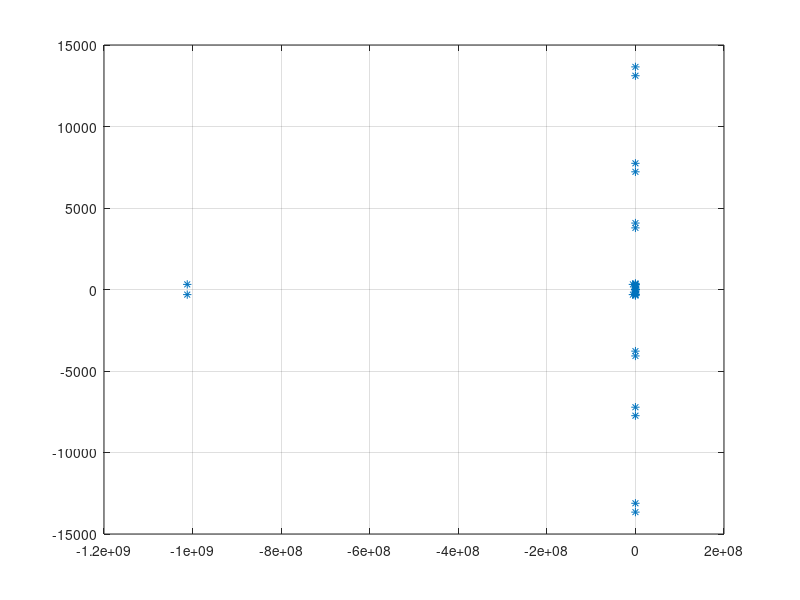

Recreate this plot in MATLAB. (Note: this script raises an error after producing the figure.)

% mP=3.242e-4;
mP1=3.141e-4;mP2=1.57e-4;

% nQ=8.83e-4;
nQ1=8.33e-4;nQ2=5.0e-4;

wc=500;
Lf=1.35e-3; Cf=50e-6; Rf=0.1; rf=0.1;
Kpv=0.123;
Kiv=1.29;
Kpi=2.025;
Kii=150;
F=0.75;
Rc=0.03;Lc=0.35e-3;
wnl=2*pi*50.5;rc=0.03;w0=2*pi*49.87;wo=w0;wn=wnl;

del1=0;del2=-0.011;

%Converter output voltage
Vod1=325.26;Voq1=0;Vod2=325.26;Voq2=0;

%Output voltage change
Ti1=inv([cos(del1) -sin(del1);sin(del1) cos(del1)]);
Ti2=inv([cos(del2) -sin(del2);sin(del2) cos(del2)]);


VoDQ1=Ti1*[[Vod1;Voq1]+[-Vod1*sin(del1)-Voq1*cos(del1);Vod1*cos(del1)-Voq1*sin(del1)]*[del1]];
VoDQ2=Ti2*[[Vod2;Voq2]+[-Vod2*sin(del2)-Voq2*cos(del2);Vod2*cos(del2)-Voq2*sin(del2)]*[del2]];

    
VoD1=VoDQ1(1,1);
VoQ1=VoDQ1(2,1);

VoD2=VoDQ2(1,1);
VoQ2=VoDQ2(2,1);


%COnverter output current
Iod1=39.21;Ioq1=-18.46;Iod2=70.66;Ioq2=-5.49;

%Output current change
IoDQ1=Ti1*[[Iod1;Ioq1]+[-Iod1*sin(del1)-Ioq1*cos(del1);-Iod1*cos(del1)-Ioq1*sin(del1)]*[del1]];
IoDQ2=Ti2*[[Iod2;Ioq2]+[-Iod2*sin(del2)-Ioq2*cos(del2);-Iod2*cos(del2)-Ioq2*sin(del2)]*[del2]];

IoD1=IoDQ1(1,1);
IoQ1=IoDQ1(2,1);

IoD2=IoDQ2(1,1);
IoQ2=IoDQ2(2,1);


%INVERTER OUTPUT Current
Ild1=39.00;Ilq1=-13.35;Ild2=70.44;Ilq2=-0.38;

%Inverter output reference change
IlDQ1=Ti1*[[Ild1;Ilq1]+[-Ild1*sin(del1)-Ilq1*cos(del1);Ild1*cos(del1)-Ilq1*sin(del1)]*[del1]];
IlDQ2=Ti2*[[Ild2;Ilq2]+[-Ild2*sin(del2)-Ilq2*cos(del2);Ild2*cos(del2)-Ilq2*sin(del2)]*[del2]];

IlD1=IlDQ1(1,1);
IlQ1=IlDQ1(2,1);

IlD2=IlDQ2(1,1);
IlQ2=IlDQ2(2,1);


%BUS Voltages
VbD1=322.14;Vbd2=322.58;VbQ1=-8.8;Vbq2=-12.65;

VbDQ2=Ti2*[[Vbd2;Vbq2]+[-Vbd2*sin(del2)-Vbq2*cos(del2);Vbd2*cos(del2)-Vbq2*sin(del2)]*[del2]];

VbD2=VbDQ2(1,1);
VbQ2=VbDQ2(2,1);


%LOAD Currents
Iloadd1=12.81; Iloadq1=-9.78;Iloadd2=20.70; Iloadq2=-13.65;Iloadd4=50.84; Iloadq4=-1.19;

%Inverter output reference change
Iload1DQ=Ti1*[[Iloadd1;Iloadq1]+[-Iloadd1*sin(del1)-Iloadq1*cos(del1);Iloadd1*cos(del1)-Iloadq1*sin(del1)]*[del1]];
Iload2DQ=Ti1*[[Iloadd2;Iloadq2]+[-Iloadd2*sin(del1)-Iloadq2*cos(del1);Iloadd2*cos(del1)-Iloadq2*sin(del1)]*[del1]];
Iload4DQ=Ti1*[[Iloadd4;Iloadq4]+[-Iloadd4*sin(del2)-Iloadq4*cos(del2);Iloadd4*cos(del2)-Iloadq4*sin(del2)]*[del2]];

IloadD1=Iload1DQ(1,1);
IloadQ1=Iload1DQ(2,1);

IloadD2=Iload2DQ(1,1);
IloadQ2=Iload2DQ(2,1);

IloadD4=Iload4DQ(1,1);
IloadQ4=Iload4DQ(2,1);

z1=zeros(3,2);
z2=zeros(2,2);
z3=zeros(7,2);
z4=zeros(10,1);
z5=zeros(1,10);
z6=zeros(2,10);
z7=zeros(2,13);
z8=zeros(13,2);
z9=zeros(1,13);
z10=zeros(1,10);
z11=zeros(13,13);

% GENERator 1 starts

AP1=[0 -mP1 0;0 -wc 0;0 0 -wc];
BP1=[0 0 0 0 0 0;0 0 wc*Iod1 wc*Ioq1 wc*Vod1 wc*Voq1;0 0 wc*Ioq1 -wc*Iod1 -wc*Voq1 wc*Vod1];
BPwcom1=[-1;0;0];
CPw1=[0 -mP1 0];
CPv1=[0 0 -nQ1;0 0 0];
BV11=[1 0;0 1];
BV21=[0 0 -1 0 0 0;0 0 0 -1 0 0];
CV1=[Kiv 0;0 Kiv];
DV11=[Kpv 0;0 Kpv];
DV21=[0 0 -Kpv -wn*Cf F 0;0 0 wn*Cf -Kpv 0 F];
BC11=[1 0;0 1];  
BC21=[-1 0 0 0 0 0;0 -1 0 0 0 0];
CC1=[Kii 0;0 Kii];
DC11=[Kpi 0;0 Kpi];
DC21=[-Kpi -wn*Lf 0 0 0 0;wn*Lf -Kpi 0 0 0 0];

ALCL1=[-rf/Lf w0 -1/Lf 0 0 0;-w0 -rf/Lf 0 -1/Lf 0 0;1/Cf 0 0 w0 -1/Cf 0;0 1/Cf -w0 0 0 -1/Cf;0 0 1/Lc 0 -rc/Lc w0;0 0 0 1/Lc -w0 -rc/Lc];
BLCL11=[1/Lf 0;0 1/Lf;0 0;0 0;0 0;0 0];
BLCL21=[0 0;0 0;0 0;0 0;-1/Lc 0;0 -1/Lc];
BLCL31=[Ilq1;-Ild1;Voq1;-Vod1;Ioq1;-Iod1];

TV1=[-VbD1*sin(del1)+VbQ1*cos(del1);-VbD1*cos(del1)-VbQ1*sin(del1)];
TS1=[cos(del1) -sin(del1);sin(del1) cos(del1)];
TC1=[-Iod1*sin(del1)-Ioq1*cos(del1);Iod1*cos(del1)-Ioq1*sin(del1)];

AGEN1=[AP1 z1 z1 BP1;BV11*CPv1 z2 z2 BV21;BC11*DV11*CPv1 BC11*CV1 z2 BC11*DV21+BC21;BLCL11*DC11*DV11*CPv1+BLCL21*[TV1 z2]+BLCL31*CPw1 BLCL11*DC11*CV1 BLCL11*CC1 ALCL1+BLCL11*(DC11*DV21+DC21)];
BGEN1=[z3;BLCL21*(inv(TS1))];
BwCOMM1=[BPwcom1;z4];
CGENw1=[CPw1 z5];
CGENc1=[TC1 z6 TS1];
CGEN1=[-Iod1*sin(del1)-Ioq1*cos(del1) z10 cos(del1) -sin(del1);Iod1*cos(del1)-Ioq1*sin(del1) z10 sin(del1) cos(del1)];

% GENERator 2

AP2=[0 -mP2 0;0 -wc 0;0 0 -wc];
BP2=[0 0 0 0 0 0;0 0 wc*Iod2 wc*Ioq2 wc*Vod2 wc*Voq2;0 0 wc*Ioq2 -wc*Iod2 -wc*Voq2 wc*Vod2];
BPwcom2=[-1;0;0];
CPw2=[0 -mP2 0];
CPv2=[0 0 -nQ2;0 0 0];
BV12=[1 0;0 1];
BV22=[0 0 -1 0 0 0;0 0 0 -1 0 0];
CV2=[Kiv 0;0 Kiv];
DV12=[Kpv 0;0 Kpv];
DV22=[0 0 -Kpv -wn*Cf F 0;0 0 wn*Cf -Kpv 0 F];
BC12=[1 0;0 1];  
BC22=[-1 0 0 0 0 0;0 -1 0 0 0 0];
CC2=[Kii 0;0 Kii];
DC12=[Kpi 0;0 Kpi];
DC22=[-Kpi -wn*Lf 0 0 0 0;wn*Lf -Kpi 0 0 0 0];

ALCL2=[-rf/Lf w0 -1/Lf 0 0 0;-w0 -rf/Lf 0 -1/Lf 0 0;1/Cf 0 0 w0 -1/Cf 0;0 1/Cf -w0 0 0 -1/Cf;0 0 1/Lc 0 -rc/Lc w0;0 0 0 1/Lc -w0 -rc/Lc];
BLCL12=[1/Lf 0;0 1/Lf;0 0;0 0;0 0;0 0];
BLCL22=[0 0;0 0;0 0;0 0;-1/Lc 0;0 -1/Lc];
BLCL32=[Ilq2;-Ild2;Voq2;-Vod2;Ioq2;-Iod2];

TV2=[-VbD2*sin(del2)+VbQ2*cos(del2);-VbD2*cos(del2)-VbQ2*sin(del2)];
TS2=[cos(del2) -sin(del2);sin(del2) cos(del2)];
TC2=[-Iod2*sin(del2)-Ioq2*cos(del2);Iod2*cos(del2)-Ioq2*sin(del2)];


AGEN2=[AP2 z1 z1 BP2;BV12*CPv2 z2 z2 BV22;BC12*DV12*CPv2 BC12*CV2 z2 BC12*DV22+BC22;BLCL12*DC12*DV12*CPv2+BLCL22*[TV2 z2]+BLCL32*CPw2 BLCL12*DC12*CV2 BLCL12*CC2 ALCL2+BLCL12*(DC12*DV22+DC22)];
BGEN2=[z3;BLCL22*(inv(TS2))];
BwCOMM2=[BPwcom2;z4];
CGENw2=z9;
CGENc2=[TC2 z6 TS2];
CGEN2=[-Iod2*sin(del2)-Ioq2*cos(del2) z10 cos(del2) -sin(del2);Iod2*cos(del2)-Ioq2*sin(del2) z10 sin(del2) cos(del2)];


AGEN=[AGEN1+BwCOMM1*CGENw1 z11;BwCOMM2*CGENw1 AGEN2];
BGEN=[BGEN1 z8;z8 BGEN2];
BwCOMM=[BwCOMM1;BwCOMM2];
CGENc=[CGENc1 z7;z7 CGENc2];
CGENw=[CGENw1 CGENw2];
CGEN=[CGENw;CGENc];
% generator Complete

% Transmission Lines
%LINE Currents
IlineD1=5.386;
IlineQ1=4.34;

%Line Parameters%
Rline1=0.23;
Lline1=0.35e-3;

% Line 1 

ANET1=[-Rline1/Lline1 wo;-wo -Rline1/Lline1];
B2NET1=[IlineQ1;-IlineD1];
B1NET1=[1/Lline1 0;0 1/Lline1];
CNET1=[1 0;0 1];

ANET=ANET1;
B1NET=[B1NET1 -1*B1NET1];
B2NET=B2NET1;
CNET=eye(2);


%  RL Load 
Rload1=16.21; Lload1=37.237e-3;
    
ALOAD1=[-Rload1/Lload1 w0;-w0 -Rload1/Lload1];
B1LOAD1=[1/Lload1 0 0 0;0 1/Lload1 0 0];
B2LOAD1=[IloadQ1;-IloadD1];
CLOAD1=[1 0;0 1];

% CPL Load 
Rload2=-13.4874; Lload2=-26.60e-3;
    
ALOAD2=[-Rload2/Lload2 w0;-w0 -Rload2/Lload2];
B1LOAD2=[1/Lload2 0 0 0;0 1/Lload2 0 0];
B2LOAD2=[IloadQ2;-IloadD2];
CLOAD2=[1 0;0 1];

% RIAL LOAD

KpvAL=0.05; KivAL=0.5; 
KpiAL=0.2023; KiiAL=150;

LfAL=2.3e-3; Cdc=0.1e-6;rdc=1*10000*1000; LcAL=0.93e-3;rcAL=0.03;
CfAL=8.8e-6;rfAL=0.1;
IlDAL=25.52; IlQAL=0.01;
VoDAL=322.58; VoQAL=-4.98;
ViDAL=325.26; ViQAL=-12.65;
IoDAL=25.12; IoQAL=0.909;
Vdc=700;
delAL=-0.322;

TiAL=inv([cos(delAL) -sin(delAL);sin(delAL) cos(delAL)]);

% Vo REF CHANGE RIAL
VodqAL=TiAL*[VoDAL;VoQAL];
    
VodAL=VodqAL(1,1);
VoqAL=VodqAL(2,1);

% Il REF CHANGE RIAL
IldqAL=TiAL*[IlDAL;IlQAL];
    
IldAL=IldqAL(1,1);
IlqAL=IldqAL(2,1);

% Io REF CHANGE RIAL
IodqAL=TiAL*[IoDAL;IoQAL];
    
IodAL=IodqAL(1,1);
IoqAL=IodqAL(2,1);

% Vo REF CHANGE RIAL
VidqAL=TiAL*[ViDAL;ViQAL];
    
VidAL=VidqAL(1,1);
ViqAL=VidqAL(2,1);


ARIAL11=zeros(1,9);
ARIAL14=-1;
ARIAL21=[1 0;0 1]*[KivAL;0];
ARIAL22=zeros(2,2);
ARIAL23=[-1 0 0 0 0 0;0 -1 0 0 0 0];
ARIAL24=[-KpvAL;0];
ARIAL31=[KivAL*KpiAL;zeros(5,1)];
ARIAL32=[KiiAL*[1 0;0 1]/LfAL zeros(2,4)]';
ARIAL33=[(-rfAL-KpiAL)/LfAL w0-wn 1/LfAL 0 0 0;wn-w0 (-rfAL-KpiAL)/LfAL 0 1/LfAL 0 0;-1/CfAL 0 0 w0 1/CfAL 0;0 -1/CfAL -w0 0 0 1/CfAL;0 0 -1/LcAL 0 -rcAL/LcAL w0;0 0 0 -1/LcAL -w0 -rcAL/LcAL];
ARIAL34=[KpvAL*KpiAL/LfAL zeros(1,5)]';
ARIAL41=[-IldAL*KivAL*KpvAL/(Vdc*Cdc)];
ARIAL42=[-IldAL*KiiAL/(Vdc*Cdc) -IlqAL*KiiAL/(Vdc*Cdc)];
ARIAL43=[(VidAL+IldAL*KpiAL-IlqAL*LfAL*wn)/(Vdc*Cdc) (ViqAL+IlqAL*KpiAL+IldAL*LfAL*wn)/(Vdc*Cdc) zeros(1,4)];
ARIAL44=[(IldAL*KpiAL*KpvAL/(Vdc*Cdc))-((IldAL*VidAL+IlqAL*ViqAL)/(Vdc*Vdc*Cdc))-1/(rdc*Cdc)];


AAL=[ARIAL11 ARIAL14;ARIAL21 ARIAL22 ARIAL23 ARIAL24;ARIAL31 ARIAL32 ARIAL33 ARIAL34;ARIAL41 ARIAL42 ARIAL43 ARIAL44];

BALw=[zeros(1,3) IlqAL -IldAL VoqAL -VodAL IoqAL -IodAL 0]';
BALv=[zeros(1,7) (-cos(delAL))/LcAL (sin(delAL))/LcAL 0;zeros(1,7) (-sin(delAL))/LcAL (-cos(delAL))/LcAL 0;zeros(2,10)]';
BALu=[1 KpvAL 0 KpiAL*KpvAL/LfAL 0 zeros(1,4) (-IldAL*KpiAL*KpvAL)/(Vdc*Cdc);0 0 1 0 KpiAL/LfAL zeros(1,4) (-IlqAL*KpiAL)/(Vdc*Cdc)]';

CAL=[zeros(1,7) cos(delAL) -sin(delAL) 0;zeros(1,7) sin(delAL) cos(delAL) 0];

% R Load
Rload4=6.348; Lload4=1.0e-6;
    
ALOAD4=[-Rload4/Lload4 w0;-w0 -Rload4/Lload4];
B1LOAD4=[0 0 1/Lload4 0 ;0 0 0 1/Lload4];
B2LOAD4=[IloadQ4;-IloadD4];
CLOAD4=[1 0;0 1];

APL=[ALOAD1 z2 z2;z2 ALOAD2 z2;z2 z2 ALOAD4];
B1PL=[B1LOAD1;B1LOAD2;B1LOAD4];
B2PL=[B2LOAD1;B2LOAD2;B2LOAD4];
CPL=[CLOAD1 z2 z2;z2 CLOAD2 z2;z2 z2 CLOAD4];

% Load Ends

% Mapping matrix
I1=eye(4);
RN=1000*I1;
MGEN=I1;
MNET=[-1 0;0 -1;1 0;0 1];
MPL=[-1 0 -1 0 0 0;0 -1 0 -1 0 0;0 0 0 0 -1 0;0 0 0 0 0 -1];
MAL=[0 0;0 0;-1 0;0 -1];
MDIST=[-1 0;0 -1;0 0;0 0];
CDIST=[1 0;0 1];

AMG=[AGEN+BGEN*RN*MGEN*CGENc+BwCOMM*CGENw BGEN*RN*MNET*CNET BGEN*RN*MPL*CPL BGEN*RN*MAL*CAL;B1NET*RN*MGEN*CGENc+B2NET*CGENw ANET+B1NET*RN*MNET*CNET B1NET*RN*MPL*CPL B1NET*RN*MAL*CAL;B1PL*RN*MGEN*CGENc+B2PL*CGENw B1PL*RN*MNET*CNET APL+B1PL*RN*MPL*CPL B1PL*RN*MAL*CAL;BALv*RN*MGEN*CGENc+BALw*CGENw BALv*RN*MNET*CNET BALv*RN*MPL*CPL AAL+BALv*RN*MAL*CAL];
BMG=[BGEN*RN*MDIST zeros(26,2);B1NET*RN*MDIST zeros(2,2);B1PL*RN*MDIST zeros(6,2);BALv*MDIST*CDIST BALu];
CMG=[CGEN zeros(5,2) zeros(5,6) zeros(5,10);zeros(6,26) zeros(6,2) CPL zeros(6,10);zeros(2,26) zeros(2,2) zeros(2,6) CAL;MGEN*CGENc MNET*CNET MPL*CPL MAL*CAL];
DMG=[zeros(13,4);MDIST*CDIST  zeros(4,2)];

size(MDIST*CDIST);
X=eig(AMG);
plot(X,'*');
grid on;


[V,D] = eig(AMG);
[d,ind] = sort(diag(D));
x=real(d);
y=imag(d);


xlswrite('PoleZeroAnalysis.xlsx',[x(:),y(:),ind]);  % Making columns of real and imaginary value of states and state number










